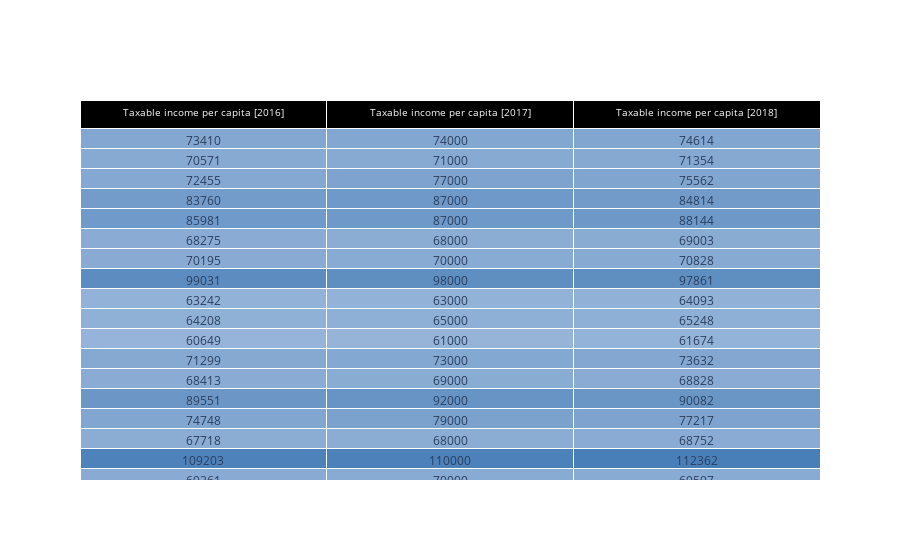

Notebook source saved alongside this figure:
### Code cell
colors = np.array(n_colors('rgb(239,243,255)', 'rgb(8, 81, 156)', max(df.taxable_income_per_capita), colortype='rgb'))

fig = go.Figure(data=[go.Table(
    header = dict(
        values=['Taxable income per capita [2016]','Taxable income per capita [2017]','Taxable income per capita [2018]'],
        line_color='white',fill_color='black',
        align='center',font=dict(color='white',size=10)
    ),
    cells=dict(
        values= [ tax_2016,tax_2017, tax_2018
                ],
        fill_color = [colors[tax_2016], colors[tax_2017], colors[tax_2018]]
    )
)
                     ])

fig.show()
